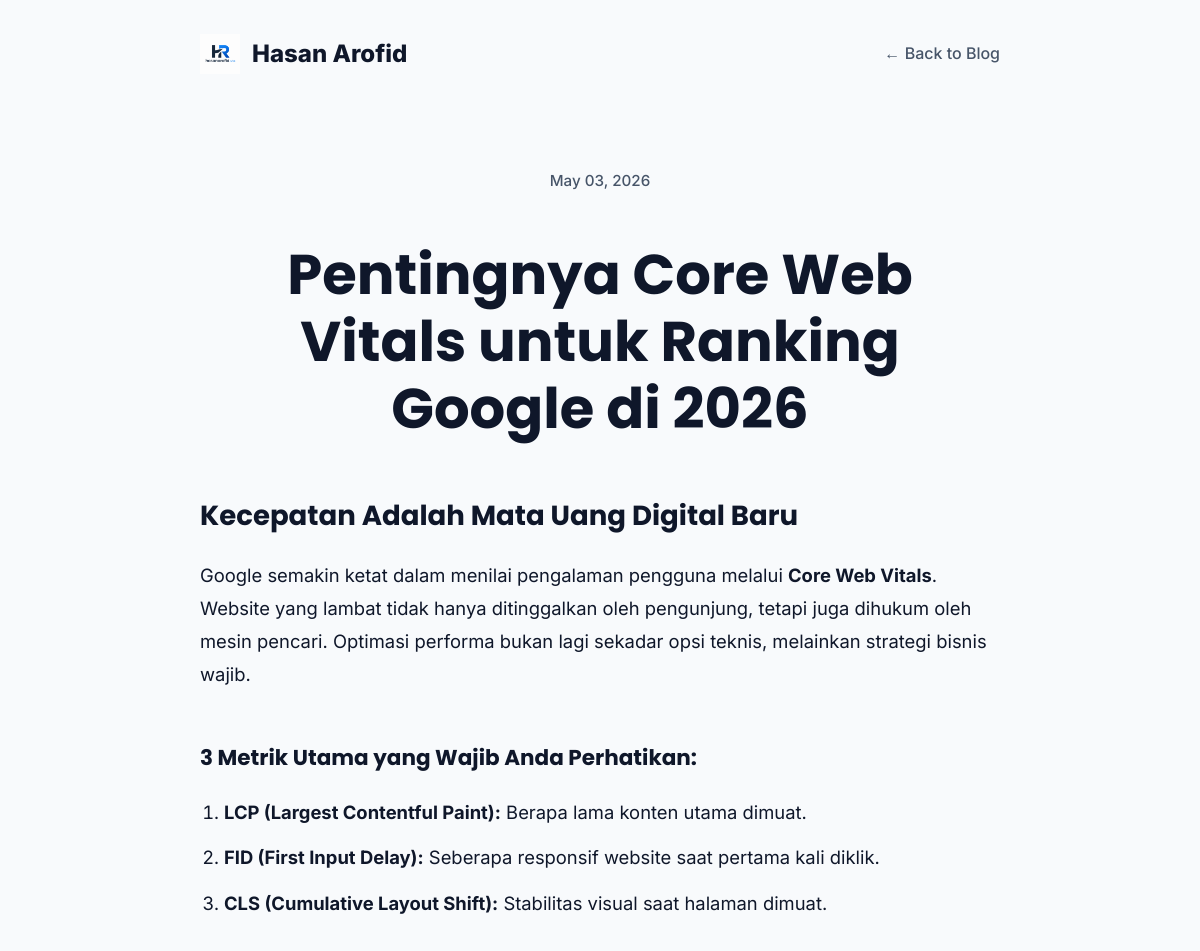
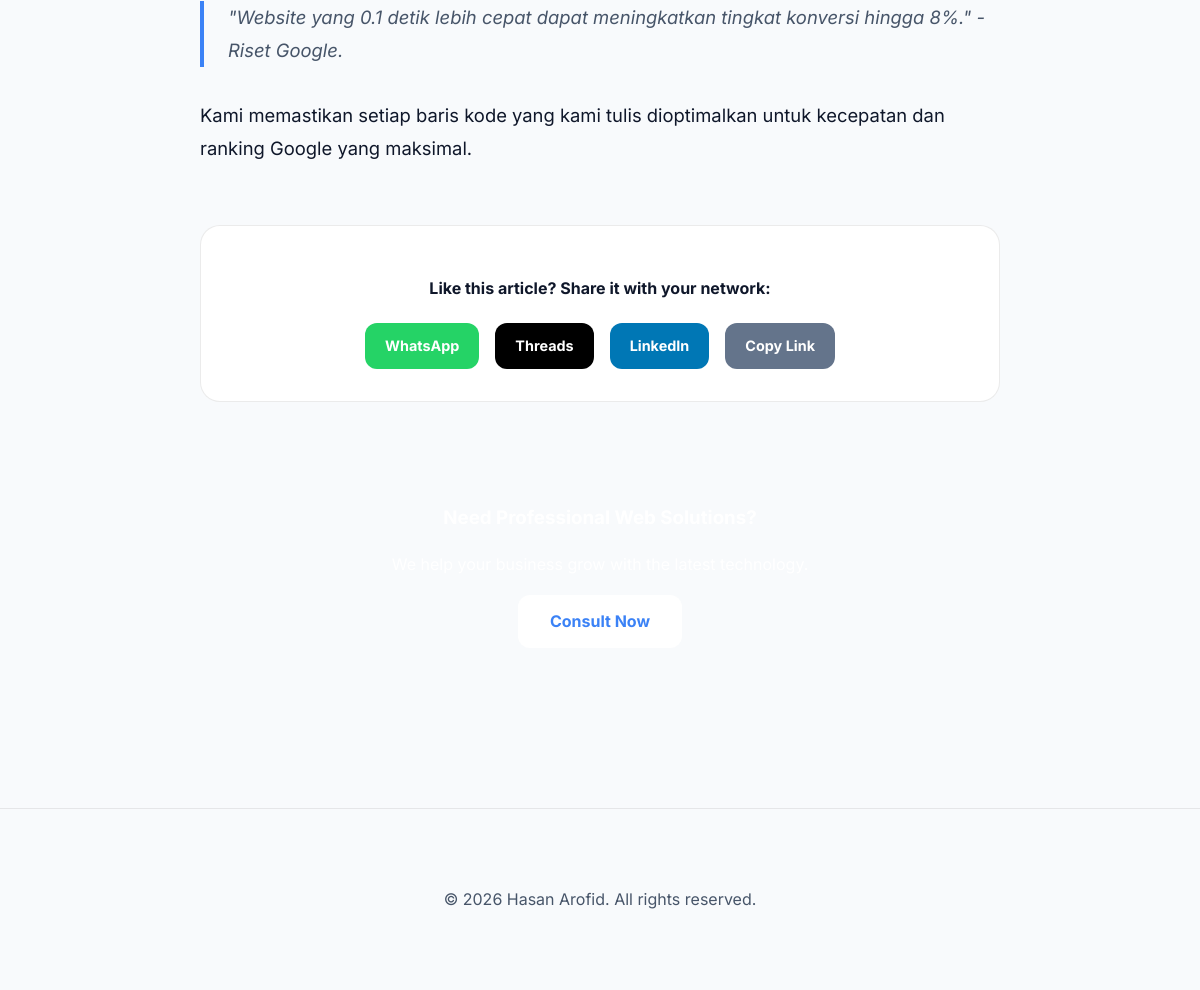
/blog.php?slug=pentingnya-core-web-vitals-ranking-google-2026, run on the app's committed database (2 pictures, top to bottom).
### tables this page shows
CREATE TABLE articles (id INTEGER PRIMARY KEY AUTOINCREMENT, title TEXT, slug TEXT UNIQUE, content TEXT, excerpt TEXT, meta_title TEXT, meta_description TEXT, image_url TEXT, created_at DATETIME DEFAULT (datetime('now')), status TEXT DEFAULT 'published');

### blog.php (the view, shortened to what this page needs)
<?php
$dbFile = __DIR__ . '/stats.db';
try {
    $db = new PDO('sqlite:' . $dbFile);
    $db->setAttribute(PDO::ATTR_ERRMODE, PDO::ERRMODE_EXCEPTION);
} catch (PDOException $e) { die("Database connection failed."); }
$slug = $_GET['slug'] ?? '';
$stmt = $db->prepare("SELECT * FROM articles WHERE slug = ? AND status = 'published'");
$stmt->execute([$slug]);
$article = $stmt->fetch(PDO::FETCH_ASSOC);
$lang = $_SESSION['lang'] ?? 'en';
?>
<!DOCTYPE html>
<html lang="<?= $lang ?>">
<head>
</head>
<body>
    <div class="container">
        <nav>
            <a href="index.php" class="logo">
                <img src="images/logohasanarofid.png" alt="Logo">
                <span>Hasan Arofid</span>
            </a>
            <a href="index.php#blog" class="back-link">← <?= $lang === 'id' ? 'Kembali ke Blog' : 'Back to Blog' ?></a>
        </nav>
        <article>
            <div class="article-header">
                <div class="article-meta"><?= date('F d, Y', strtotime($article['created_at'])) ?></div>
                <h1><?= htmlspecialchars($article['title']) ?></h1>
            </div>
            <div class="article-content ql-editor">
                <?= $article['content'] ?>
            </div>
            <div class="share-section">
                <p><strong><?= $lang === 'id' ? 'Sukai artikel ini? Bagikan ke rekan Anda:' : 'Like this article? Share it with your network:' ?></strong></p>
                <div class="share-buttons">
                    <a href="https://api.whatsapp.com/send?text=Baca artikel menarik ini: <?= urlencode($article['title']) ?> - https://hasanarofid.site/blog/<?= $article['slug'] ?>" target="_blank" class="share-btn btn-wa">WhatsApp</a>
                    <a href="https://www.threads.net/intent/post?text=<?= urlencode($article['title'] . ' - https://hasanarofid.site/blog/' . $article['slug']) ?>" target="_blank" class="share-btn btn-th">Threads</a>
                    <a href="https://www.linkedin.com/sharing/share-offsite/?url=https://hasanarofid.site/blog/<?= $article['slug'] ?>" target="_blank" class="share-btn btn-li">LinkedIn</a>
                    <button onclick="copyLink()" class="share-btn btn-copy" id="copyBtn"><?= $lang === 'id' ? 'Salin Link' : 'Copy Link' ?></button>
                </div>
            </div>
            <div class="cta-box">
                <h3><?= $lang === 'id' ? 'Butuh Solusi Web Profesional?' : 'Need Professional Web Solutions?' ?></h3>
                <p><?= $lang === 'id' ? 'Kami membantu bisnis Anda tumbuh dengan teknologi terbaru.' : 'We help your business grow with the latest technology.' ?></p>
                <a href="index.php#contact" class="btn-white"><?= $lang === 'id' ? 'Konsultasi Sekarang' : 'Consult Now' ?></a>
            </div>
        </article>
    </div>
    <footer>
        <p>&copy; <?= date('Y') ?> Hasan Arofid. All rights reserved.</p>
    </footer>
</body>
</html>

### blog.php (style rules this page uses)
:root { --bg: #f8fafc; --surface: #ffffff; --border: rgba(0,0,0,0.08); --text: #0f172a; --text-muted: #475569; --accent: #3b82f6; }
body { font-family: 'Inter', sans-serif; background: var(--bg); color: var(--text); line-height: 1.8; margin: 0; padding: 0; }
.container { max-width: 800px; margin: 0 auto; padding: 0 24px; }
nav { padding: 32px 0; display: flex; justify-content: space-between; align-items: center; }
.logo { font-weight: 800; font-size: 1.5rem; text-decoration: none; color: inherit; display: flex; align-items: center; gap: 12px; }
.logo img { height: 40px; }
.back-link { color: var(--text-muted); text-decoration: none; font-weight: 500; }
article { padding: 60px 0 120px; }
.article-header { margin-bottom: 48px; text-align: center; }
.article-header h1 { font-family: 'Poppins', sans-serif; font-size: clamp(2rem, 5vw, 3.5rem); line-height: 1.2; margin-bottom: 24px; }
.article-meta { color: var(--text-muted); font-size: 0.95rem; font-weight: 500; }
.article-content { font-size: 1.15rem; color: var(--text); }
.article-content h1, .article-content h2, .article-content h3 { margin-top: 48px; margin-bottom: 16px; font-family: 'Poppins', sans-serif; }
.article-content p { margin-bottom: 24px; }
.article-content ul, .article-content ol { margin-bottom: 24px; padding-left: 24px; }
.article-content li { margin-bottom: 12px; }
.article-content blockquote { border-left: 4px solid var(--accent); padding-left: 24px; font-style: italic; color: var(--text-muted); margin: 32px 0; }
.share-section { margin-top: 60px; padding: 32px; background: var(--surface); border: 1px solid var(--border); border-radius: 20px; text-align: center; }
.share-buttons { display: flex; justify-content: center; gap: 16px; margin-top: 20px; }
.share-btn { padding: 10px 20px; border-radius: 12px; text-decoration: none; font-weight: 700; color: white; font-size: 0.9rem; transition: 0.3s; }
.btn-wa { background: #25d366; }
.btn-li { background: #0077b5; }
.btn-th { background: #000000; }
.btn-copy { background: #64748b; cursor: pointer; border: none; font-family: inherit; }
.cta-box { margin-top: 40px; padding: 40px; background: var(--gradient); border-radius: 24px; color: white; text-align: center; }
.cta-box h3 { margin-bottom: 16px; }
.cta-box .btn-white { background: white; color: var(--accent); padding: 12px 32px; border-radius: 12px; text-decoration: none; font-weight: 700; display: inline-block; }
footer { padding: 60px 0; border-top: 1px solid var(--border); text-align: center; color: var(--text-muted); }

### data on the page
articles: created_at "May 03, 2026", title "Pentingnya Core Web Vitals untuk Ranking Google di 2026", content "Kecepatan Adalah Mata Uang Digital Baru Google semakin ketat dalam menilai pengalaman pengguna melalui Core Web Vitals . Website yang lambat tidak hanya ditinggalkan oleh pengunjung, tetapi juga dihukum oleh mesin pencari. Optimasi performa bukan lagi sekadar opsi teknis, melainkan strategi bisnis wajib. 3 Metrik Utama yang Wajib Anda Perhatikan: LCP (Largest Contentful Paint): Berapa lama konten utama dimuat. FID (First Input Delay): Seberapa responsif website saat pertama kali diklik. CLS (Cumulative Layout Shift): Stabilitas visual saat halaman dimuat. \"Website yang 0.1 detik lebih cepat dapat meningkatkan tingkat konversi hingga 8%.\" - Riset Google. Kami memastikan setiap baris kode…"
